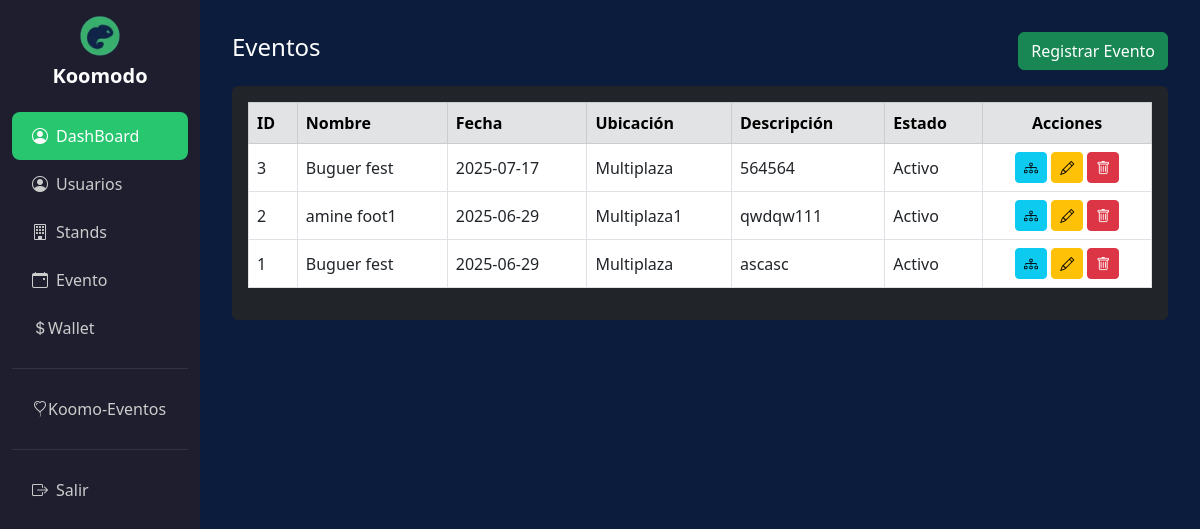
The page /evento (signed in) on the database its author committed.
### tables this page shows
CREATE TABLE `eventos` (
  `id` int(11) NOT NULL,
  `nombre` varchar(150) NOT NULL,
  `fecha` date NOT NULL,
  `ubicacion` varchar(200) DEFAULT NULL,
  `descripcion` text DEFAULT NULL,
  `estado` enum('Activo','Inactivo') DEFAULT 'Activo'
);

### app/models/Evento.php (called while the page is built, shortened)
<?php
class Evento {
    private $conn;
    private $table = "eventos";
    public function __construct($db) {
        $this->conn = $db;
    }
    public function obtenerTodosEventos() {
        $stmt = $this->conn->prepare("SELECT * FROM $this->table ORDER BY id DESC");
        $stmt->execute();
        return $stmt->fetchAll(PDO::FETCH_ASSOC);
    }
}

### app/views/eventos.php (the view, shortened to what this page needs)
<?php
require_once __DIR__ . '/../models/Evento.php';
$db      = new Database();
$conn    = $db->connect();
$model   = new Evento($conn);
$eventos = $model->obtenerTodosEventos();
?>
<!DOCTYPE html>
<html lang="es">
<head>
  <link href="https://cdn.jsdelivr.net/npm/bootstrap@5.3.0/dist/css/bootstrap.min.css" rel="stylesheet">
  <link href="https://cdnjs.cloudflare.com/ajax/libs/bootstrap-icons/1.8.1/font/bootstrap-icons.min.css" rel="stylesheet">
</head>
<body>
<div class="container-fluid">
  <div class="row">
    <?php include 'menu.php'; ?>
    <div class="col-md-9 col-lg-10 content">
      <div class="d-flex justify-content-between align-items-center mb-3">
        <h4>Eventos</h4>
        <button class="btn btn-success" data-bs-toggle="modal" data-bs-target="#modalRegistrar">
          Registrar Evento
        </button>
      </div>
      <div class="table-responsive bg-dark p-3 rounded">
        <table class="table table-bordered table-hover text-white align-middle">
          <thead class="table-secondary text-dark">
            <tr>
              <th>ID</th>
              <th>Nombre</th>
              <th>Fecha</th>
              <th>Ubicación</th>
              <th>Descripción</th>
              <th>Estado</th>
              <th class="text-center">Acciones</th>
            </tr>
          </thead>
          <tbody>
          <?php foreach ($eventos as $e): ?>
            <tr>
              <td><?= $e['id'] ?></td>
              <td><?= htmlspecialchars($e['nombre']) ?></td>
              <td><?= $e['fecha'] ?></td>
              <td><?= htmlspecialchars($e['ubicacion']) ?></td>
              <td><?= htmlspecialchars($e['descripcion']) ?></td>
              <td><?= $e['estado'] ?></td>
              <td class="text-center">
                <button class="btn btn-info btn-sm"
                        data-bs-toggle="modal"
                        data-bs-target="#modalAsignarStand<?= $e['id'] ?>">
                  <i class="bi bi-diagram-3"></i>
                </button>
                <button class="btn btn-warning btn-sm"
                        data-bs-toggle="modal"
                        data-bs-target="#modalEditar<?= $e['id'] ?>">
                  <i class="bi bi-pencil"></i>
                </button>
                <button class="btn btn-danger btn-sm"
                        data-bs-toggle="modal"
                        data-bs-target="#modalEliminar<?= $e['id'] ?>">
                  <i class="bi bi-trash"></i>
                </button>
              </td>
            </tr>
          <?php endforeach; ?>
          </tbody>
        </table>
      </div>
    </div>
  </div>
</div>
</body>
</html>

### app/views/eventos.php (style rules this page uses)
body { background-color:#0B1C3D; color:#fff; }
.content { padding:2rem; }

### rows shown on the page
eventos: id "3", nombre "Buguer fest", fecha "2025-07-17", ubicacion "Multiplaza", descripcion "564564", estado "Activo"
eventos: id "2", nombre "amine foot1", fecha "2025-06-29", ubicacion "Multiplaza1", descripcion "qwdqw111", estado "Activo"
eventos: id "1", nombre "Buguer fest", fecha "2025-06-29", ubicacion "Multiplaza", descripcion "ascasc", estado "Activo"
